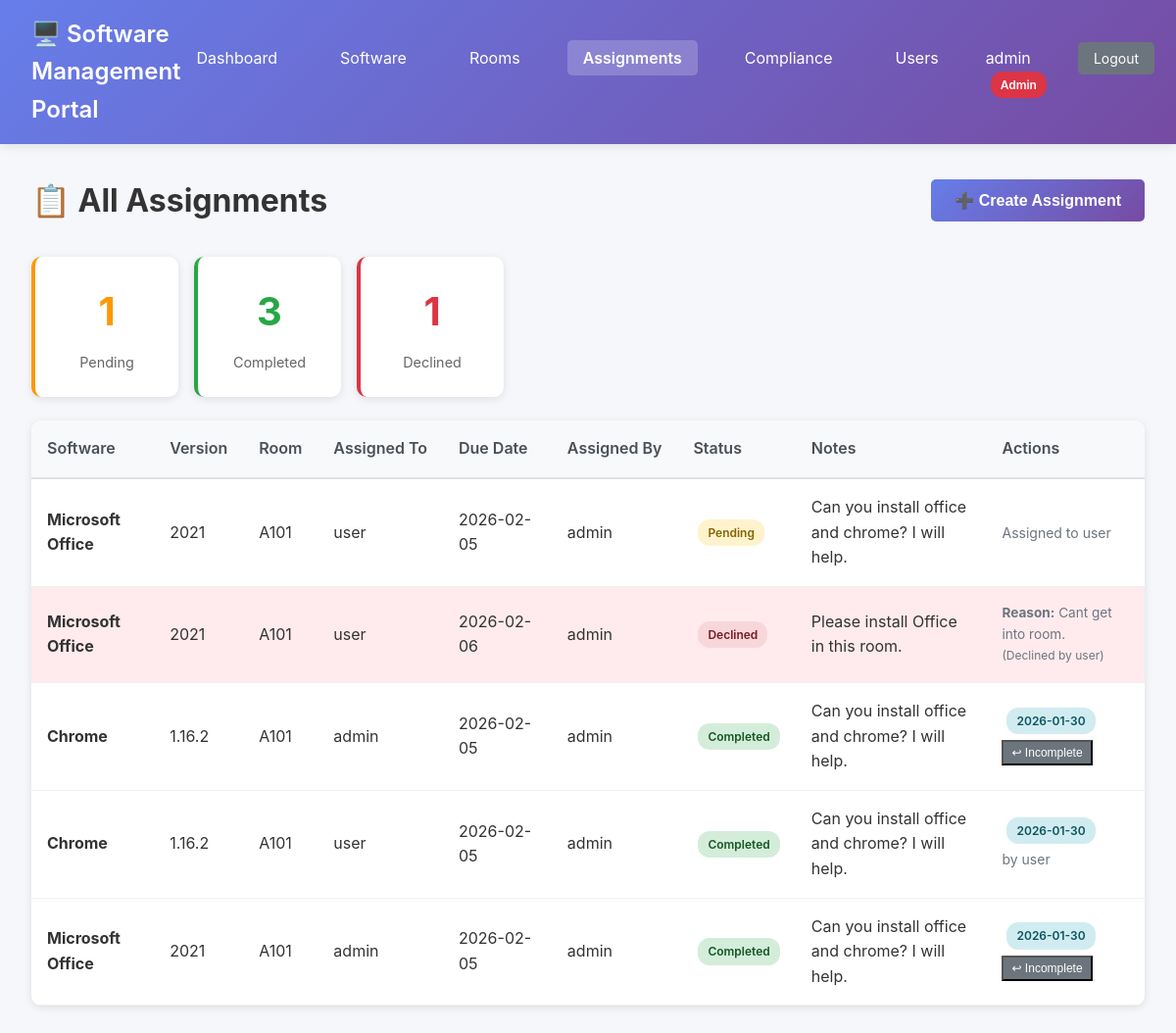
The app's page /assignments (signed in) with its own data.
### tables this page shows
CREATE TABLE users (
    id INTEGER PRIMARY KEY AUTOINCREMENT,
    username TEXT NOT NULL UNIQUE,
    password_hash TEXT NOT NULL,
    full_name TEXT,
    email TEXT,
    is_superuser BOOLEAN DEFAULT 0,
    created_at TIMESTAMP DEFAULT CURRENT_TIMESTAMP,
    last_login TIMESTAMP
);

CREATE TABLE assignments (
            id INTEGER PRIMARY KEY AUTOINCREMENT,
            software_id INTEGER NOT NULL,
            room_id INTEGER NOT NULL,
            assigned_to INTEGER NOT NULL,
            assigned_by INTEGER NOT NULL,
            due_date TEXT,
            status TEXT DEFAULT 'pending',
            notes TEXT,
            created_at TIMESTAMP DEFAULT CURRENT_TIMESTAMP,
            completed_at TIMESTAMP, decline_reason TEXT,
            FOREIGN KEY (software_id) REFERENCES software(id) ON DELETE CASCADE,
            FOREIGN KEY (room_id) REFERENCES rooms(id) ON DELETE CASCADE,
            FOREIGN KEY (assigned_to) REFERENCES users(id) ON DELETE CASCADE,
            FOREIGN KEY (assigned_by) REFERENCES users(id) ON DELETE CASCADE
        );

CREATE TABLE software (
    id INTEGER PRIMARY KEY AUTOINCREMENT,
    software_name TEXT NOT NULL,
    version TEXT NOT NULL,
    vendor TEXT,
    license_key TEXT,
    license_type TEXT, -- e.g., 'Site', 'Volume', 'Per-User'
    license_count INTEGER,
    installer_filename TEXT,
    installer_path TEXT,
    description TEXT,
    created_at TIMESTAMP DEFAULT CURRENT_TIMESTAMP,
    updated_at TIMESTAMP DEFAULT CURRENT_TIMESTAMP
, installer_url TEXT);

CREATE TABLE rooms (
    id INTEGER PRIMARY KEY AUTOINCREMENT,
    room_name TEXT NOT NULL UNIQUE,
    building TEXT,
    floor TEXT,
    created_at TIMESTAMP DEFAULT CURRENT_TIMESTAMP
);

### app.py (the view, shortened to what this page needs)
@app.route('/assignments')
@login_required
def my_assignments():
    conn = get_db()
    cursor = conn.cursor()
    if current_user.is_superuser:
        cursor.execute('''
            SELECT
                a.id, a.due_date, a.status, a.notes, a.created_at, a.decline_reason, a.completed_at,
                s.software_name, s.version, r.room_name,
                u1.username as assigned_to_name,
                u2.username as assigned_by_name
            FROM assignments a
            JOIN software s ON a.software_id = s.id
            JOIN rooms r ON a.room_id = r.id
            JOIN users u1 ON a.assigned_to = u1.id
            JOIN users u2 ON a.assigned_by = u2.id
            ORDER BY
                CASE a.status
                    WHEN 'pending' THEN 1
                    WHEN 'declined' THEN 2
                    WHEN 'completed' THEN 3
                    ELSE 4
                END,
                a.due_date, a.created_at DESC
        ''')
    assignments = cursor.fetchall()
    software_list = []
    users = []
    rooms = []
    if current_user.is_superuser:
        cursor.execute('SELECT id, software_name, version FROM software ORDER BY software_name')
        software_list = cursor.fetchall()
        cursor.execute('SELECT id, username FROM users ORDER BY username')
        users = cursor.fetchall()
        cursor.execute('SELECT id, room_name, building FROM rooms ORDER BY building, room_name')
        rooms = cursor.fetchall()
    conn.close()
    return render_template('my_assignments.html',
                          assignments=assignments,
                          software_list=software_list,
                          users=users,
                          rooms=rooms,
                          now=datetime.now().strftime('%Y-%m-%d'))

### app.py (called while the page is built)
@login_manager.user_loader
def load_user(user_id):
    conn = get_db()
    cursor = conn.cursor()
    cursor.execute('SELECT id, username, full_name, is_superuser FROM users WHERE id = ?', (user_id,))
    user_data = cursor.fetchone()
    conn.close()
    if user_data:
        return User(user_data['id'], user_data['username'], user_data['full_name'], user_data['is_superuser'])
    return None

@app.context_processor
def inject_pending_assignments():
    if current_user.is_authenticated:
        conn = get_db()
        cursor = conn.cursor()
        cursor.execute('''
            SELECT COUNT(*) as count
            FROM assignments
            WHERE assigned_to = ? AND status = 'pending'
        ''', (current_user.id,))
        result = cursor.fetchone()
        conn.close()
        return {'pending_assignments_count': result['count'] if result else 0}
    return {'pending_assignments_count': 0}

def get_db():
    conn = sqlite3.connect(DB_PATH)
    conn.row_factory = sqlite3.Row
    return conn

### templates/my_assignments.html (shortened to what this page needs)
<!DOCTYPE html>
<html lang="en">
<head>
    <link rel="stylesheet" href="{{ url_for('static', filename='style.css') }}">
</head>
<body>
    <nav class="navbar">
        <div class="nav-brand">
            <h1>🖥️ Software Management Portal</h1>
        </div>
        <ul class="nav-menu">
            <li><a href="{{ url_for('index') }}">Dashboard</a></li>
            <li><a href="{{ url_for('software_list') }}">Software</a></li>
            <li><a href="{{ url_for('rooms_list') }}">Rooms</a></li>
            <li><a href="{{ url_for('my_assignments') }}" class="active">{% if current_user.is_superuser %}Assignments{% else %}My Assignments{% endif %}</a></li>
            {% if current_user.is_superuser %}
            <li><a href="{{ url_for('compliance_report') }}">Compliance</a></li>
            <li><a href="{{ url_for('users_list') }}">Users</a></li>
            {% endif %}
            <li class="user-info">
                {{ current_user.username }}
                {% if current_user.is_superuser %}
                <span class="badge badge-admin">Admin</span>
                {% endif %}
            </li>
            <li><a href="{{ url_for('logout') }}" class="btn-sm btn-secondary">Logout</a></li>
        </ul>
    </nav>
    <div class="container">
        <div class="page-header">
            <h2>📋 {% if current_user.is_superuser %}All Assignments{% else %}My Installation Assignments{% endif %}</h2>
            {% if current_user.is_superuser %}
            <button class="btn btn-primary" onclick="showAssignModal()">
                ➕ Create Assignment
            </button>
            {% endif %}
        </div>
        <div class="header-stats" style="margin-bottom: 1.5rem;">
            <div class="stat-card warning">
                <div class="stat-value">{{ assignments|selectattr('status', 'equalto', 'pending')|list|length }}</div>
                <div class="stat-label">Pending</div>
            </div>
            <div class="stat-card" style="border-left-color: #28a745;">
                <div class="stat-value" style="color: #28a745;">{{ assignments|selectattr('status', 'equalto', 'completed')|list|length }}</div>
                <div class="stat-label">Completed</div>
            </div>
            <div class="stat-card" style="border-left-color: #dc3545;">
                <div class="stat-value" style="color: #dc3545;">{{ assignments|selectattr('status', 'equalto', 'declined')|list|length }}</div>
                <div class="stat-label">Declined</div>
            </div>
        </div>
        <div class="table-container">
            <table class="data-table">
                <thead>
                    <tr>
                        <th>Software</th>
                        <th>Version</th>
                        <th>Room</th>
                        {% if current_user.is_superuser %}<th>Assigned To</th>{% endif %}
                        <th>Due Date</th>
                        <th>Assigned By</th>
                        <th>Status</th>
                        <th>Notes</th>
                        <th>Actions</th>
                    </tr>
                </thead>
                <tbody>
                    {% if assignments %}
                        {% for assignment in assignments %}
                        <tr {% if assignment.status == 'pending' and assignment.due_date and assignment.due_date < now %}class="row-warning"{% elif assignment.status == 'declined' %}style="background-color: #ffebee;"{% endif %}>
                            <td><strong>{{ assignment.software_name }}</strong></td>
                            <td>{{ assignment.version }}</td>
                            <td>{{ assignment.room_name }}</td>
                            {% if current_user.is_superuser %}
                            <td>{{ assignment.assigned_to_name }}</td>
                            {% endif %}
                            <td>
                                {% if assignment.due_date %}
                                {{ assignment.due_date }}
                                {% else %}
                                -
                                {% endif %}
                            </td>
                            <td>{{ assignment.assigned_by_name }}</td>
                            <td>
                                {% if assignment.status == 'pending' %}
                                <span class="badge badge-warning">Pending</span>
                                {% elif assignment.status == 'completed' %}
                                <span class="badge badge-success">Completed</span>
                                {% elif assignment.status == 'declined' %}
                                <span class="badge badge-danger">Declined</span>
                                {% endif %}
                            </td>
                            <td>{{ assignment.notes or '-' }}</td>
                            <td>
                                {% if assignment.status == 'pending' %}
                                {% if current_user.is_superuser and assignment.assigned_to_name != current_user.username %}
                                <span class="text-muted">Assigned to {{ assignment.assigned_to_name }}</span>
                                {% endif %}
                                {% elif assignment.status == 'completed' %}
                                <div style="display: flex; gap: 5px; align-items: center; flex-wrap: wrap;">
                                    <span class="badge badge-info">{{ assignment.completed_at[:10] if assignment.completed_at else '-' }}</span>
                                    {% if current_user.is_superuser and assignment.assigned_to_name != current_user.username %}
                                    <span class="text-muted">by {{ assignment.assigned_to_name }}</span>
                                    {% else %}
                                    <form method="post" action="{{ url_for('incomplete_assignment', assignment_id=assignment.id) }}" style="display:inline;">
                                        <button type="submit" class="btn-sm btn-secondary" onclick="return confirm('Mark as incomplete? This will revert to pending status.')" style="font-size: 0.75rem; padding: 4px 8px;">
                                            ↩ Incomplete
                                        </button>
                                    </form>
                                    {% endif %}
                                </div>
                                {% elif assignment.status == 'declined' %}
                                <div class="text-muted" style="font-size: 0.85rem;">
                                    <strong>Reason:</strong> {{ assignment.decline_reason }}
                                    {% if current_user.is_superuser and assignment.assigned_to_name != current_user.username %}
                                    <br><span style="font-size: 0.75rem;">(Declined by {{ assignment.assigned_to_name }})</span>
                                    {% endif %}
                                </div>
                                {% endif %}
                            </td>
                        </tr>
                        {% endfor %}
                    {% else %}
                        <tr>
                            <td colspan="8" class="text-center">
                                No assignments yet! 🎉
                            </td>
                        </tr>
                    {% endif %}
                </tbody>
            </table>
        </div>
    </div>
</body>
</html>

### static/style.css (style rules this page uses)
* { margin: 0; padding: 0; box-sizing: border-box; }
body { font-family: -apple-system, BlinkMacSystemFont, 'Segoe UI', Roboto, 'Helvetica Neue', Arial, sans-serif; background: #f5f7fa; color: #333; line-height: 1.6; }
.navbar { background: linear-gradient(135deg, #667eea 0%, #764ba2 100%); color: white; padding: 1rem 2rem; box-shadow: 0 2px 10px rgba(0,0,0,0.1); display: flex; justify-content: space-between; align-items: center; }
.nav-brand h1 { font-size: 1.5rem; font-weight: 600; }
.nav-menu { display: flex; list-style: none; gap: 2rem; }
.nav-menu a { color: white; text-decoration: none; padding: 0.5rem 1rem; border-radius: 5px; transition: background 0.3s; position: relative; }
.nav-menu a.active { background: rgba(255,255,255,0.2); font-weight: 600; }
.badge { background: #ff4444; color: white; padding: 2px 8px; border-radius: 12px; font-size: 0.75rem; margin-left: 5px; }
.container { max-width: 1400px; margin: 2rem auto; padding: 0 2rem; }
.page-header { display: flex; justify-content: space-between; align-items: center; margin-bottom: 2rem; }
.page-header h2 { font-size: 2rem; color: #333; }
.header-stats { display: flex; gap: 1rem; }
.stat-card { background: white; padding: 1.5rem; border-radius: 10px; box-shadow: 0 2px 8px rgba(0,0,0,0.1); min-width: 150px; text-align: center; border-left: 4px solid #667eea; }
.stat-card.warning { border-left-color: #ff9800; }
.stat-value { font-size: 2.5rem; font-weight: bold; color: #667eea; }
.stat-card.warning .stat-value { color: #ff9800; }
.stat-label { color: #666; font-size: 0.9rem; margin-top: 0.5rem; }
.table-container { background: white; border-radius: 10px; box-shadow: 0 2px 8px rgba(0,0,0,0.1); overflow-x: auto; margin-bottom: 2rem; }
.data-table { width: 100%; border-collapse: collapse; }
.data-table thead { background: #f8f9fa; border-bottom: 2px solid #dee2e6; }
.data-table th { padding: 1rem; text-align: left; font-weight: 600; color: #495057; white-space: nowrap; }
.data-table td { padding: 1rem; border-bottom: 1px solid #f0f0f0; }
.text-muted { color: #6c757d; font-size: 0.875rem; }
.badge { padding: 4px 10px; border-radius: 12px; font-size: 0.75rem; font-weight: 600; display: inline-block; white-space: nowrap; }
.badge-success { background: #d4edda; color: #155724; }
.badge-danger { background: #f8d7da; color: #721c24; }
.badge-warning { background: #fff3cd; color: #856404; }
.badge-info { background: #d1ecf1; color: #0c5460; }
.badge-admin { background: #dc3545; color: white; }
.btn { padding: 0.75rem 1.5rem; border: none; border-radius: 5px; font-size: 1rem; font-weight: 600; cursor: pointer; transition: all 0.3s; text-decoration: none; display: inline-block; }
.btn-primary { background: linear-gradient(135deg, #667eea 0%, #764ba2 100%); color: white; }
.btn-secondary { background: #6c757d; color: white; }
.btn-sm { padding: 0.4rem 0.8rem; font-size: 0.875rem; }

### records on screen
users: username "admin"
assignments: software_name "Microsoft Office", version "2021", room_name "A101", assigned_to_name "user", due_date "2026-02-05", assigned_by_name "admin", status "Pending", notes "Can you install office and chrome? I will help."
assignments: software_name "Microsoft Office", version "2021", room_name "A101", assigned_to_name "user", due_date "2026-02-06", assigned_by_name "admin", status "Declined", notes "Please install Office in this room.", decline_reason "Cant get into room."
assignments: software_name "Chrome", version "1.16.2", room_name "A101", assigned_to_name "admin", due_date "2026-02-05", assigned_by_name "admin", status "Completed", notes "Can you install office and chrome? I will help.", completed_at "2026-01-30"
assignments: software_name "Chrome", version "1.16.2", room_name "A101", assigned_to_name "user", due_date "2026-02-05", assigned_by_name "admin", status "Completed", notes "Can you install office and chrome? I will help.", completed_at "2026-01-30"
assignments: software_name "Microsoft Office", version "2021", room_name "A101", assigned_to_name "admin", due_date "2026-02-05", assigned_by_name "admin", status "Completed", notes "Can you install office and chrome? I will help.", completed_at "2026-01-30"

### other values on screen
{{ assignments|selectattr('status', 'equalto', 'pending')|list|length }} "1"
{{ assignments|selectattr('status', 'equalto', 'completed')|list|length }} "3"
{{ assignments|selectattr('status', 'equalto', 'declined')|list|length }} "1"
